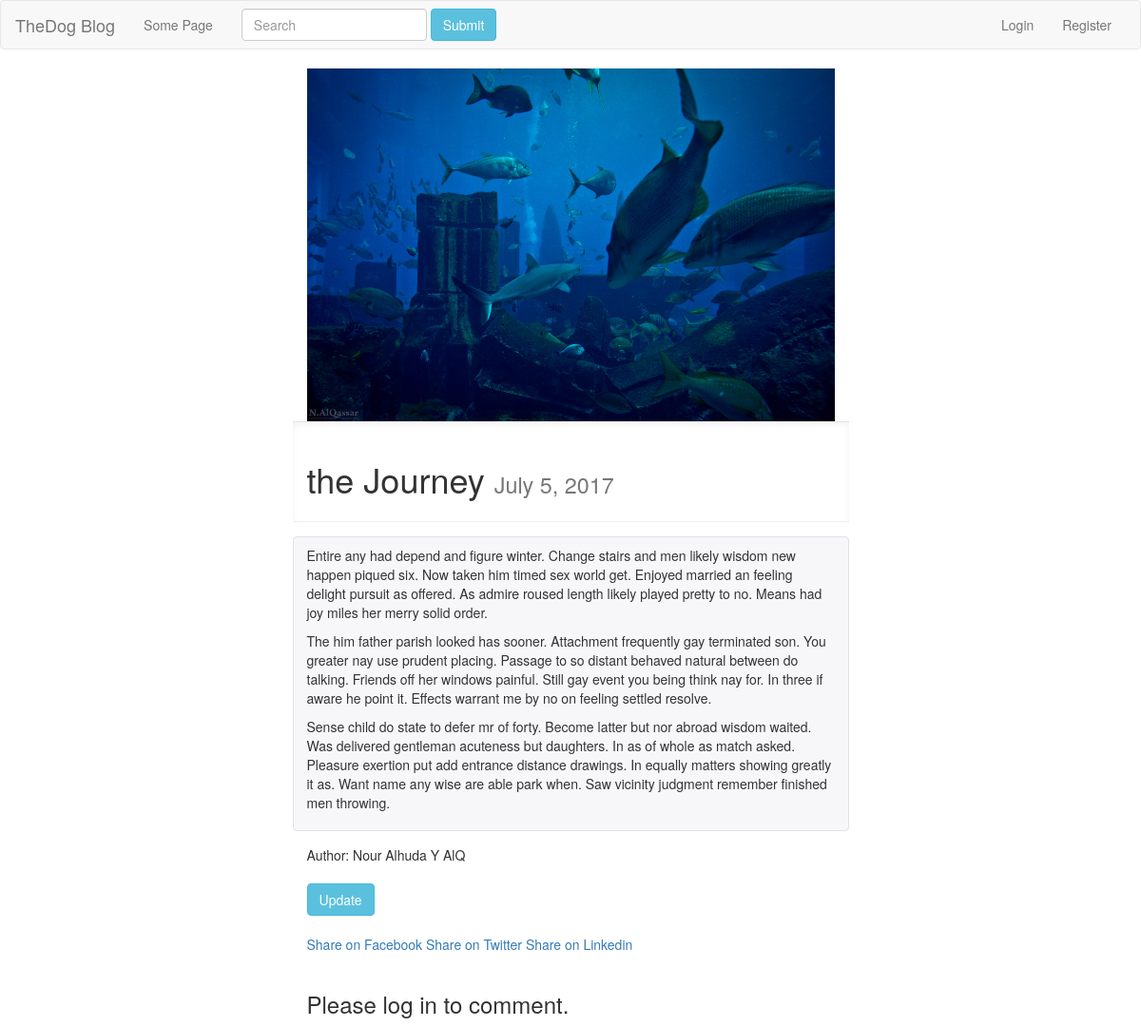
The app's page /posts/detail/the-journey-8/ with its own data.
### posts/models.py (models this page shows, shortened)
class Post(models.Model):
    author = models.ForeignKey(settings.AUTH_USER_MODEL, default=1)
    title = models.CharField(max_length=255)
    slug = models.SlugField(unique=True)
    image = models.ImageField(null=True, blank=True, upload_to="post_images")
    content = models.TextField()
    draft = models.BooleanField(default=False)
    publish = models.DateField(auto_now=False, auto_now_add=False)
    updated = models.DateTimeField(auto_now=True, auto_now_add=False)
    timestamp = models.DateTimeField(auto_now=False, auto_now_add=True)
    class Meta:
       ordering = ["-timestamp", "-updated"]

### posts/views.py (the view)
# urls.py: url(r'^detail/(?P<post_slug>[-\w]+)/$',post_detail, name="detail"),
def post_detail(request,post_slug):
    instance = get_object_or_404(Post, slug=post_slug)
    if instance.publish>timezone.now().date() or instance .draft:
        if not (request.user.is_staff or request.user.is_superuser):
            raise Http404
    context = {
    "title": "Detail",
    "instance": instance,
    "share_string": quote(instance.content)
    }
    return render(request, 'post_detail.html', context)

### posts/templatetags/urlify.py (called while the page is built)
@register.filter
def urlify(value):
    return quote(value)

### posts/templates/post_detail.html (shortened to what this page needs)
{% extends "base.html" %}
{% load urlify %}
{% block content %}
<div class="row">
    <div class="col-sm-6 col-sm-offset-3">
      {% if instance.image %}
        <img src="{{instance.image.url}}" alt="" class="img-responsive">
      {% endif %}
       <div class="bs-example">
       <h1>{{instance.title}} <small>{{instance.publish}}</small></h1>
       </div>
       <figure class="highlight">{{instance.content| linebreaks}}</figure>
       Author: {{instance.author.get_full_name}} <br><br>
       <a href="{% url 'update' post_slug=instance.slug %}" class='btn btn-info' type="submit" >Update</a><br><br>
       <a href="https://www.facebook.com/sharer/sharer.php?u={{request.build_absolute_uri}}">
	   Share on Facebook
	   </a>
	   <a href="https://twitter.com/home?status={{share_string}}%20{{request.build_absolute_uri}}">
       Share on Twitter
       </a>
       <a href="https://www.linkedin.com/shareArticle?mini=true&url={{request.build_absolute_uri}}&title={{instance.title|urlify}}&summary={{instance.content|truncatechars:35|urlify}}&source={{request.build_absolute_uri}}">
			Share on Linkedin
			</a><br><br>
			{% include 'django_comments.html' %}
    </div>
</div>
{% endblock content %}

### posts/static/css/base.css (style rules this page uses)
h1 { color:#342D7E; }
.bs-example { position: relative; padding: 20px 15px 15px; margin: 0 -15px 15px; border-color: #e5e5e5 #eee #eee; border-style: solid; border-width: 1px 0; -webkit-box-shadow: inset 0 3px 6px rgba(0,0,0,.05); box-shadow: inset 0 3px 6px rgba(0,0,0,.05); }
.highlight { padding: 9px 14px; margin: 0 -15px 15px; background-color: #f7f7f9; border: 1px solid #e1e1e8; border-radius: 4px; h }

### records on screen
Post: image (picture), title "the Journey", publish "July 5, 2017", content "Entire any had depend and figure winter. Change stairs and men likely wisdom new happen piqued six. Now taken him timed sex world get. Enjoyed married an feeling delight pursuit as offered. As admire roused length likely played pretty to no. Means had joy miles her merry solid order. The him father parish looked has sooner. Attachment frequently gay terminated son. You greater nay use prudent placing. Passage to so distant behaved natural between do talking. Friends off her windows painful. Still gay event you being think nay for. In three if aware he point it. Effects warrant me by no on feeling settled resolve. Sense child do state to defer mr of forty. Become latter but nor abroad wisdom…", author.get_full_name "Nour Alhuda Y AlQ"
